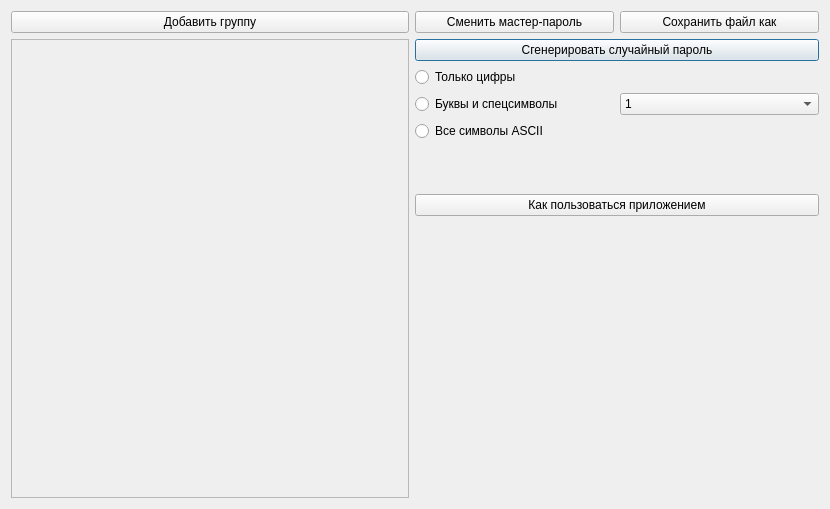
<?xml version="1.0" encoding="UTF-8"?>
<ui version="4.0">
 <class>PasswordsWindow</class>
 <widget class="QDialog" name="PasswordsWindow">
  <property name="geometry">
   <rect>
    <x>0</x>
    <y>0</y>
    <width>830</width>
    <height>509</height>
   </rect>
  </property>
  <property name="windowTitle">
   <string>Dialog</string>
  </property>
  <layout class="QGridLayout" name="gridLayout">
   <item row="2" column="2">
    <widget class="QRadioButton" name="radioButton_1">
     <property name="text">
      <string>Только цифры</string>
     </property>
    </widget>
   </item>
   <item row="4" column="2">
    <widget class="QRadioButton" name="radioButton_2">
     <property name="text">
      <string>Все символы ASCII</string>
     </property>
    </widget>
   </item>
   <item row="1" column="2" colspan="2">
    <widget class="QPushButton" name="generatePasswordButton">
     <property name="text">
      <string>Сгенерировать случайный пароль</string>
     </property>
    </widget>
   </item>
   <item row="0" column="0" colspan="2">
    <widget class="QPushButton" name="addGroupButton">
     <property name="text">
      <string>Добавить группу</string>
     </property>
    </widget>
   </item>
   <item row="1" column="0" rowspan="12" colspan="2">
    <widget class="QScrollArea" name="passwordsScrollArea">
     <property name="widgetResizable">
      <bool>true</bool>
     </property>
     <widget class="QWidget" name="scrollAreaWidgetContents_2">
      <property name="geometry">
       <rect>
        <x>0</x>
        <y>0</y>
        <width>395</width>
        <height>449</height>
       </rect>
      </property>
     </widget>
    </widget>
   </item>
   <item row="0" column="3">
    <widget class="QPushButton" name="exportButton">
     <property name="text">
      <string>Сохранить файл как</string>
     </property>
    </widget>
   </item>
   <item row="0" column="2">
    <widget class="QPushButton" name="changeMasterPassword">
     <property name="text">
      <string>Сменить мастер-пароль</string>
     </property>
    </widget>
   </item>
   <item row="3" column="2">
    <widget class="QRadioButton" name="radioButton_3">
     <property name="text">
      <string>Буквы и спецсимволы</string>
     </property>
    </widget>
   </item>
   <item row="3" column="3">
    <widget class="QComboBox" name="passwordLengthcomboBox">
     <item>
      <property name="text">
       <string>1</string>
      </property>
     </item>
     <item>
      <property name="text">
       <string>2</string>
      </property>
     </item>
     <item>
      <property name="text">
       <string>3</string>
      </property>
     </item>
     <item>
      <property name="text">
       <string>4</string>
      </property>
     </item>
     <item>
      <property name="text">
       <string>5</string>
      </property>
     </item>
     <item>
      <property name="text">
       <string>6</string>
      </property>
     </item>
     <item>
      <property name="text">
       <string>8</string>
      </property>
     </item>
     <item>
      <property name="text">
       <string>8</string>
      </property>
     </item>
     <item>
      <property name="text">
       <string>9</string>
      </property>
     </item>
     <item>
      <property name="text">
       <string>10</string>
      </property>
     </item>
     <item>
      <property name="text">
       <string>11</string>
      </property>
     </item>
     <item>
      <property name="text">
       <string>12</string>
      </property>
     </item>
     <item>
      <property name="text">
       <string>13</string>
      </property>
     </item>
     <item>
      <property name="text">
       <string>14</string>
      </property>
     </item>
     <item>
      <property name="text">
       <string>15</string>
      </property>
     </item>
     <item>
      <property name="text">
       <string>16</string>
      </property>
     </item>
     <item>
      <property name="text">
       <string>17</string>
      </property>
     </item>
     <item>
      <property name="text">
       <string>18</string>
      </property>
     </item>
     <item>
      <property name="text">
       <string>19</string>
      </property>
     </item>
     <item>
      <property name="text">
       <string>20</string>
      </property>
     </item>
     <item>
      <property name="text">
       <string>21</string>
      </property>
     </item>
     <item>
      <property name="text">
       <string>22</string>
      </property>
     </item>
     <item>
      <property name="text">
       <string>23</string>
      </property>
     </item>
     <item>
      <property name="text">
       <string>24</string>
      </property>
     </item>
     <item>
      <property name="text">
       <string>25</string>
      </property>
     </item>
     <item>
      <property name="text">
       <string>26</string>
      </property>
     </item>
     <item>
      <property name="text">
       <string>27</string>
      </property>
     </item>
     <item>
      <property name="text">
       <string>28</string>
      </property>
     </item>
     <item>
      <property name="text">
       <string>29</string>
      </property>
     </item>
     <item>
      <property name="text">
       <string>30</string>
      </property>
     </item>
     <item>
      <property name="text">
       <string>31</string>
      </property>
     </item>
     <item>
      <property name="text">
       <string>32</string>
      </property>
     </item>
     <item>
      <property name="text">
       <string>33</string>
      </property>
     </item>
     <item>
      <property name="text">
       <string>34</string>
      </property>
     </item>
     <item>
      <property name="text">
       <string>35</string>
      </property>
     </item>
     <item>
      <property name="text">
       <string>36</string>
      </property>
     </item>
     <item>
      <property name="text">
       <string>37</string>
      </property>
     </item>
     <item>
      <property name="text">
       <string>38</string>
      </property>
     </item>
     <item>
      <property name="text">
       <string>39</string>
      </property>
     </item>
     <item>
      <property name="text">
       <string>40</string>
      </property>
     </item>
     <item>
      <property name="text">
       <string>41</string>
      </property>
     </item>
     <item>
      <property name="text">
       <string>42</string>
      </property>
     </item>
     <item>
      <property name="text">
       <string>43</string>
      </property>
     </item>
     <item>
      <property name="text">
       <string>44</string>
      </property>
     </item>
     <item>
      <property name="text">
       <string>45</string>
      </property>
     </item>
     <item>
      <property name="text">
       <string>46</string>
      </property>
     </item>
     <item>
      <property name="text">
       <string>47</string>
      </property>
     </item>
     <item>
      <property name="text">
       <string>48</string>
      </property>
     </item>
     <item>
      <property name="text">
       <string>49</string>
      </property>
     </item>
     <item>
      <property name="text">
       <string>50</string>
      </property>
     </item>
     <item>
      <property name="text">
       <string/>
      </property>
     </item>
    </widget>
   </item>
   <item row="5" column="2" colspan="2">
    <widget class="QLabel" name="generatedPasswordLabel">
     <property name="text">
      <string/>
     </property>
    </widget>
   </item>
   <item row="6" column="2" colspan="2">
    <widget class="QPushButton" name="aboutButton">
     <property name="text">
      <string>Как пользоваться приложением</string>
     </property>
    </widget>
   </item>
  </layout>
 </widget>
 <resources/>
 <connections/>
</ui>
